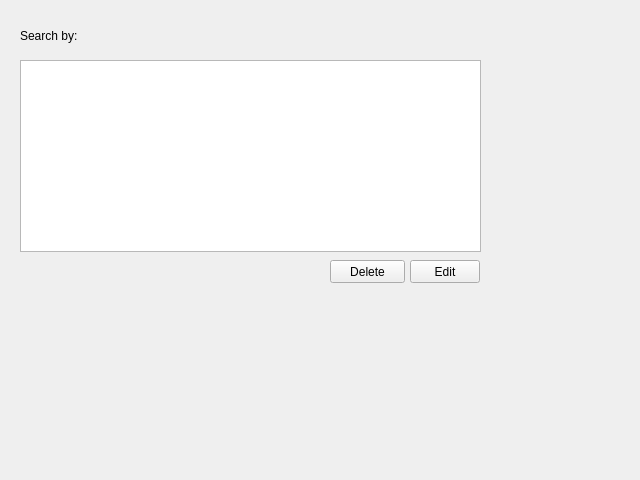
<?xml version="1.0" encoding="UTF-8"?>
<ui version="4.0">
 <class>Form</class>
 <widget class="QWidget" name="Form">
  <property name="geometry">
   <rect>
    <x>0</x>
    <y>0</y>
    <width>640</width>
    <height>480</height>
   </rect>
  </property>
  <property name="windowTitle">
   <string>Form</string>
  </property>
  <widget class="QWidget" name="horizontalLayoutWidget">
   <property name="geometry">
    <rect>
     <x>20</x>
     <y>20</y>
     <width>461</width>
     <height>31</height>
    </rect>
   </property>
   <layout class="QHBoxLayout" name="layout_search">
    <item>
     <widget class="QLabel" name="label">
      <property name="text">
       <string>Search by:</string>
      </property>
     </widget>
    </item>
   </layout>
  </widget>
  <widget class="QTreeView" name="treeView">
   <property name="geometry">
    <rect>
     <x>20</x>
     <y>60</y>
     <width>461</width>
     <height>192</height>
    </rect>
   </property>
  </widget>
  <widget class="QPushButton" name="b_edit">
   <property name="geometry">
    <rect>
     <x>410</x>
     <y>260</y>
     <width>70</width>
     <height>23</height>
    </rect>
   </property>
   <property name="text">
    <string>Edit</string>
   </property>
  </widget>
  <widget class="QPushButton" name="b_delete">
   <property name="geometry">
    <rect>
     <x>330</x>
     <y>260</y>
     <width>75</width>
     <height>23</height>
    </rect>
   </property>
   <property name="text">
    <string>Delete</string>
   </property>
  </widget>
 </widget>
 <resources/>
 <connections/>
</ui>
